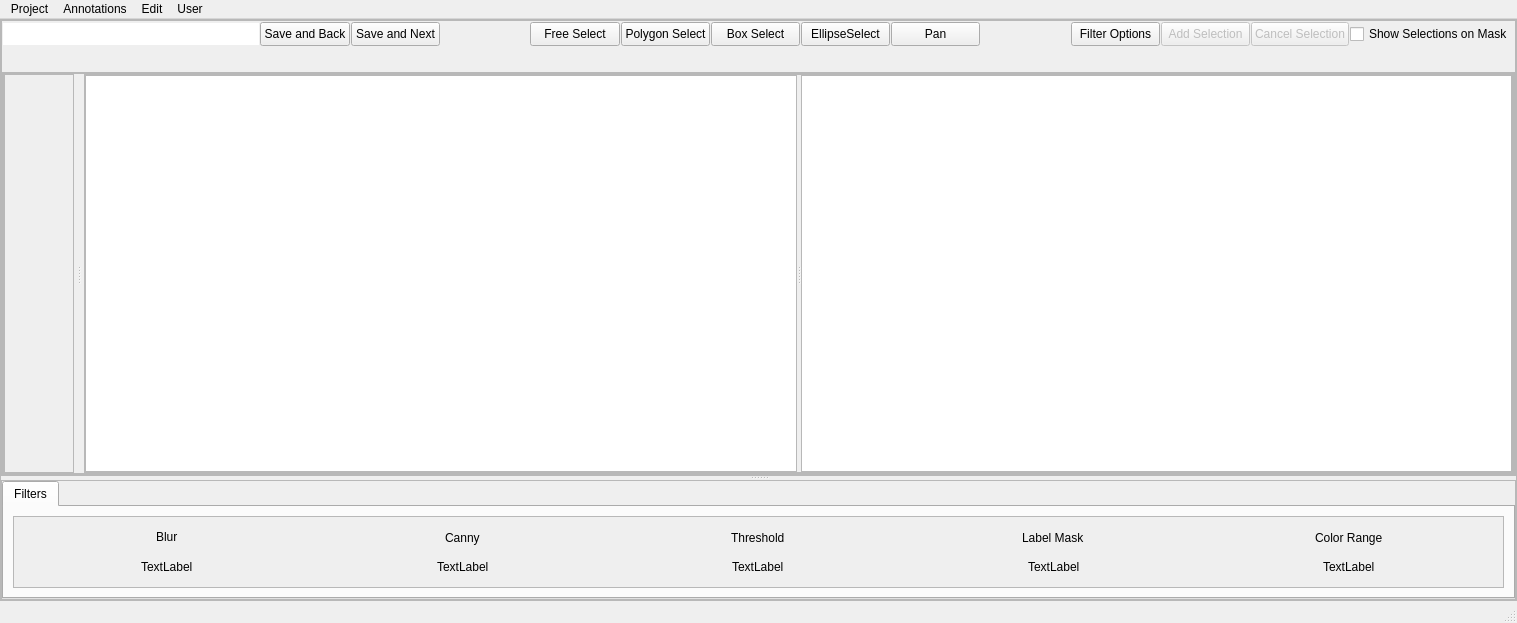
<?xml version="1.0" encoding="UTF-8"?>
<ui version="4.0">
 <class>InstaDam</class>
 <widget class="QMainWindow" name="InstaDam">
  <property name="geometry">
   <rect>
    <x>0</x>
    <y>0</y>
    <width>1517</width>
    <height>623</height>
   </rect>
  </property>
  <property name="sizePolicy">
   <sizepolicy hsizetype="Expanding" vsizetype="Expanding">
    <horstretch>0</horstretch>
    <verstretch>0</verstretch>
   </sizepolicy>
  </property>
  <property name="mouseTracking">
   <bool>true</bool>
  </property>
  <property name="tabletTracking">
   <bool>true</bool>
  </property>
  <property name="acceptDrops">
   <bool>true</bool>
  </property>
  <property name="windowTitle">
   <string>MainWindow</string>
  </property>
  <property name="autoFillBackground">
   <bool>true</bool>
  </property>
  <property name="styleSheet">
   <string notr="true"/>
  </property>
  <property name="documentMode">
   <bool>true</bool>
  </property>
  <property name="dockNestingEnabled">
   <bool>true</bool>
  </property>
  <property name="unifiedTitleAndToolBarOnMac">
   <bool>true</bool>
  </property>
  <widget class="QWidget" name="centralwidget">
   <property name="sizePolicy">
    <sizepolicy hsizetype="Expanding" vsizetype="Expanding">
     <horstretch>0</horstretch>
     <verstretch>0</verstretch>
    </sizepolicy>
   </property>
   <layout class="QVBoxLayout" name="verticalLayout">
    <property name="spacing">
     <number>0</number>
    </property>
    <property name="leftMargin">
     <number>0</number>
    </property>
    <property name="topMargin">
     <number>0</number>
    </property>
    <property name="rightMargin">
     <number>0</number>
    </property>
    <property name="bottomMargin">
     <number>0</number>
    </property>
    <item>
     <widget class="QFrame" name="frame">
      <property name="sizePolicy">
       <sizepolicy hsizetype="Expanding" vsizetype="Expanding">
        <horstretch>0</horstretch>
        <verstretch>0</verstretch>
       </sizepolicy>
      </property>
      <property name="frameShape">
       <enum>QFrame::StyledPanel</enum>
      </property>
      <property name="frameShadow">
       <enum>QFrame::Raised</enum>
      </property>
      <layout class="QHBoxLayout" name="horizontalLayout_5">
       <property name="spacing">
        <number>0</number>
       </property>
       <property name="leftMargin">
        <number>0</number>
       </property>
       <property name="topMargin">
        <number>0</number>
       </property>
       <property name="rightMargin">
        <number>0</number>
       </property>
       <property name="bottomMargin">
        <number>0</number>
       </property>
       <item>
        <widget class="QSplitter" name="splitter_4">
         <property name="orientation">
          <enum>Qt::Vertical</enum>
         </property>
         <widget class="QFrame" name="frame_7">
          <property name="sizePolicy">
           <sizepolicy hsizetype="Preferred" vsizetype="Preferred">
            <horstretch>0</horstretch>
            <verstretch>1</verstretch>
           </sizepolicy>
          </property>
          <property name="frameShape">
           <enum>QFrame::StyledPanel</enum>
          </property>
          <property name="frameShadow">
           <enum>QFrame::Raised</enum>
          </property>
          <layout class="QVBoxLayout" name="verticalLayout_2">
           <property name="spacing">
            <number>0</number>
           </property>
           <property name="leftMargin">
            <number>0</number>
           </property>
           <property name="topMargin">
            <number>0</number>
           </property>
           <property name="rightMargin">
            <number>0</number>
           </property>
           <property name="bottomMargin">
            <number>0</number>
           </property>
           <item>
            <widget class="QFrame" name="frame_4">
             <property name="sizePolicy">
              <sizepolicy hsizetype="Expanding" vsizetype="Expanding">
               <horstretch>0</horstretch>
               <verstretch>0</verstretch>
              </sizepolicy>
             </property>
             <property name="maximumSize">
              <size>
               <width>16777215</width>
               <height>100</height>
              </size>
             </property>
             <property name="frameShape">
              <enum>QFrame::NoFrame</enum>
             </property>
             <property name="frameShadow">
              <enum>QFrame::Plain</enum>
             </property>
             <property name="lineWidth">
              <number>0</number>
             </property>
             <layout class="QVBoxLayout" name="verticalLayout_8" stretch="0,0">
              <property name="spacing">
               <number>1</number>
              </property>
              <property name="leftMargin">
               <number>1</number>
              </property>
              <property name="topMargin">
               <number>1</number>
              </property>
              <property name="rightMargin">
               <number>1</number>
              </property>
              <property name="bottomMargin">
               <number>1</number>
              </property>
              <item>
               <layout class="QGridLayout" name="gridLayout_3">
                <item row="4" column="11">
                 <widget class="QPushButton" name="ellipseSelectButton">
                  <property name="sizePolicy">
                   <sizepolicy hsizetype="Expanding" vsizetype="Expanding">
                    <horstretch>0</horstretch>
                    <verstretch>0</verstretch>
                   </sizepolicy>
                  </property>
                  <property name="minimumSize">
                   <size>
                    <width>36</width>
                    <height>24</height>
                   </size>
                  </property>
                  <property name="text">
                   <string>EllipseSelect</string>
                  </property>
                  <property name="checkable">
                   <bool>true</bool>
                  </property>
                 </widget>
                </item>
                <item row="4" column="4">
                 <widget class="QPushButton" name="freeSelectButton">
                  <property name="sizePolicy">
                   <sizepolicy hsizetype="Expanding" vsizetype="Expanding">
                    <horstretch>0</horstretch>
                    <verstretch>0</verstretch>
                   </sizepolicy>
                  </property>
                  <property name="minimumSize">
                   <size>
                    <width>36</width>
                    <height>24</height>
                   </size>
                  </property>
                  <property name="text">
                   <string>Free Select</string>
                  </property>
                  <property name="checkable">
                   <bool>true</bool>
                  </property>
                 </widget>
                </item>
                <item row="4" column="0">
                 <widget class="QTextBrowser" name="filelabel">
                  <property name="maximumSize">
                   <size>
                    <width>16777215</width>
                    <height>22</height>
                   </size>
                  </property>
                  <property name="frameShape">
                   <enum>QFrame::NoFrame</enum>
                  </property>
                  <property name="frameShadow">
                   <enum>QFrame::Plain</enum>
                  </property>
                 </widget>
                </item>
                <item row="4" column="13">
                 <widget class="QPushButton" name="panButton">
                  <property name="sizePolicy">
                   <sizepolicy hsizetype="Expanding" vsizetype="Expanding">
                    <horstretch>0</horstretch>
                    <verstretch>0</verstretch>
                   </sizepolicy>
                  </property>
                  <property name="minimumSize">
                   <size>
                    <width>36</width>
                    <height>0</height>
                   </size>
                  </property>
                  <property name="text">
                   <string>Pan</string>
                  </property>
                  <property name="checkable">
                   <bool>true</bool>
                  </property>
                  <property name="checked">
                   <bool>false</bool>
                  </property>
                 </widget>
                </item>
                <item row="4" column="3">
                 <spacer name="horizontalSpacer">
                  <property name="orientation">
                   <enum>Qt::Horizontal</enum>
                  </property>
                  <property name="sizeHint" stdset="0">
                   <size>
                    <width>40</width>
                    <height>20</height>
                   </size>
                  </property>
                 </spacer>
                </item>
                <item row="4" column="20">
                 <widget class="QPushButton" name="cancelSelectionButton">
                  <property name="enabled">
                   <bool>false</bool>
                  </property>
                  <property name="sizePolicy">
                   <sizepolicy hsizetype="Expanding" vsizetype="Expanding">
                    <horstretch>0</horstretch>
                    <verstretch>0</verstretch>
                   </sizepolicy>
                  </property>
                  <property name="minimumSize">
                   <size>
                    <width>35</width>
                    <height>0</height>
                   </size>
                  </property>
                  <property name="text">
                   <string>Cancel Selection</string>
                  </property>
                  <property name="checkable">
                   <bool>true</bool>
                  </property>
                  <property name="checked">
                   <bool>false</bool>
                  </property>
                 </widget>
                </item>
                <item row="4" column="14">
                 <spacer name="horizontalSpacer_2">
                  <property name="orientation">
                   <enum>Qt::Horizontal</enum>
                  </property>
                  <property name="sizeHint" stdset="0">
                   <size>
                    <width>40</width>
                    <height>20</height>
                   </size>
                  </property>
                 </spacer>
                </item>
                <item row="4" column="2">
                 <widget class="QPushButton" name="saveAndNext">
                  <property name="sizePolicy">
                   <sizepolicy hsizetype="Expanding" vsizetype="Expanding">
                    <horstretch>0</horstretch>
                    <verstretch>0</verstretch>
                   </sizepolicy>
                  </property>
                  <property name="minimumSize">
                   <size>
                    <width>36</width>
                    <height>0</height>
                   </size>
                  </property>
                  <property name="text">
                   <string>Save and Next</string>
                  </property>
                 </widget>
                </item>
                <item row="4" column="15">
                 <widget class="QPushButton" name="filterOptions">
                  <property name="sizePolicy">
                   <sizepolicy hsizetype="Expanding" vsizetype="Expanding">
                    <horstretch>0</horstretch>
                    <verstretch>0</verstretch>
                   </sizepolicy>
                  </property>
                  <property name="minimumSize">
                   <size>
                    <width>36</width>
                    <height>0</height>
                   </size>
                  </property>
                  <property name="accessibleName">
                   <string notr="true"/>
                  </property>
                  <property name="autoFillBackground">
                   <bool>false</bool>
                  </property>
                  <property name="text">
                   <string notr="true">Filter Options</string>
                  </property>
                  <property name="iconSize">
                   <size>
                    <width>200</width>
                    <height>200</height>
                   </size>
                  </property>
                 </widget>
                </item>
                <item row="4" column="16">
                 <widget class="QPushButton" name="addSelectionButton">
                  <property name="enabled">
                   <bool>false</bool>
                  </property>
                  <property name="sizePolicy">
                   <sizepolicy hsizetype="Expanding" vsizetype="Expanding">
                    <horstretch>0</horstretch>
                    <verstretch>0</verstretch>
                   </sizepolicy>
                  </property>
                  <property name="maximumSize">
                   <size>
                    <width>16777215</width>
                    <height>16777215</height>
                   </size>
                  </property>
                  <property name="text">
                   <string>Add Selection</string>
                  </property>
                  <property name="flat">
                   <bool>false</bool>
                  </property>
                 </widget>
                </item>
                <item row="4" column="6">
                 <widget class="QPushButton" name="rectangleSelectButton">
                  <property name="sizePolicy">
                   <sizepolicy hsizetype="Expanding" vsizetype="Expanding">
                    <horstretch>0</horstretch>
                    <verstretch>0</verstretch>
                   </sizepolicy>
                  </property>
                  <property name="minimumSize">
                   <size>
                    <width>36</width>
                    <height>24</height>
                   </size>
                  </property>
                  <property name="text">
                   <string>Box Select</string>
                  </property>
                  <property name="checkable">
                   <bool>true</bool>
                  </property>
                 </widget>
                </item>
                <item row="4" column="21">
                 <widget class="QCheckBox" name="showMaskSelections">
                  <property name="text">
                   <string>Show Selections on Mask</string>
                  </property>
                 </widget>
                </item>
                <item row="4" column="1">
                 <widget class="QPushButton" name="saveAndBack">
                  <property name="sizePolicy">
                   <sizepolicy hsizetype="Expanding" vsizetype="Expanding">
                    <horstretch>0</horstretch>
                    <verstretch>0</verstretch>
                   </sizepolicy>
                  </property>
                  <property name="minimumSize">
                   <size>
                    <width>36</width>
                    <height>0</height>
                   </size>
                  </property>
                  <property name="text">
                   <string>Save and Back</string>
                  </property>
                 </widget>
                </item>
                <item row="4" column="5">
                 <widget class="QPushButton" name="polygonSelectButton">
                  <property name="sizePolicy">
                   <sizepolicy hsizetype="Expanding" vsizetype="Expanding">
                    <horstretch>0</horstretch>
                    <verstretch>0</verstretch>
                   </sizepolicy>
                  </property>
                  <property name="minimumSize">
                   <size>
                    <width>36</width>
                    <height>24</height>
                   </size>
                  </property>
                  <property name="text">
                   <string>Polygon Select</string>
                  </property>
                  <property name="checkable">
                   <bool>true</bool>
                  </property>
                 </widget>
                </item>
               </layout>
              </item>
              <item>
               <widget class="QFrame" name="selectControlFrame">
                <property name="sizePolicy">
                 <sizepolicy hsizetype="Expanding" vsizetype="Expanding">
                  <horstretch>0</horstretch>
                  <verstretch>0</verstretch>
                 </sizepolicy>
                </property>
                <property name="minimumSize">
                 <size>
                  <width>859</width>
                  <height>24</height>
                 </size>
                </property>
                <property name="maximumSize">
                 <size>
                  <width>16777215</width>
                  <height>50</height>
                 </size>
                </property>
                <property name="sizeIncrement">
                 <size>
                  <width>0</width>
                  <height>0</height>
                 </size>
                </property>
                <property name="frameShape">
                 <enum>QFrame::NoFrame</enum>
                </property>
                <property name="frameShadow">
                 <enum>QFrame::Plain</enum>
                </property>
               </widget>
              </item>
             </layout>
            </widget>
           </item>
           <item>
            <widget class="QFrame" name="frame_6">
             <property name="sizePolicy">
              <sizepolicy hsizetype="Preferred" vsizetype="Preferred">
               <horstretch>0</horstretch>
               <verstretch>1</verstretch>
              </sizepolicy>
             </property>
             <property name="frameShape">
              <enum>QFrame::StyledPanel</enum>
             </property>
             <property name="frameShadow">
              <enum>QFrame::Raised</enum>
             </property>
             <layout class="QHBoxLayout" name="horizontalLayout">
              <property name="spacing">
               <number>0</number>
              </property>
              <property name="leftMargin">
               <number>0</number>
              </property>
              <property name="topMargin">
               <number>0</number>
              </property>
              <property name="rightMargin">
               <number>0</number>
              </property>
              <property name="bottomMargin">
               <number>0</number>
              </property>
              <item>
               <widget class="QSplitter" name="splitter">
                <property name="sizePolicy">
                 <sizepolicy hsizetype="Expanding" vsizetype="MinimumExpanding">
                  <horstretch>0</horstretch>
                  <verstretch>0</verstretch>
                 </sizepolicy>
                </property>
                <property name="minimumSize">
                 <size>
                  <width>0</width>
                  <height>0</height>
                 </size>
                </property>
                <property name="orientation">
                 <enum>Qt::Vertical</enum>
                </property>
                <property name="handleWidth">
                 <number>10</number>
                </property>
                <widget class="QFrame" name="frame_2">
                 <property name="sizePolicy">
                  <sizepolicy hsizetype="Expanding" vsizetype="Expanding">
                   <horstretch>0</horstretch>
                   <verstretch>0</verstretch>
                  </sizepolicy>
                 </property>
                 <property name="frameShape">
                  <enum>QFrame::StyledPanel</enum>
                 </property>
                 <property name="frameShadow">
                  <enum>QFrame::Raised</enum>
                 </property>
                 <layout class="QVBoxLayout" name="verticalLayout_4" stretch="0">
                  <property name="spacing">
                   <number>0</number>
                  </property>
                  <property name="leftMargin">
                   <number>0</number>
                  </property>
                  <property name="topMargin">
                   <number>0</number>
                  </property>
                  <property name="rightMargin">
                   <number>0</number>
                  </property>
                  <property name="bottomMargin">
                   <number>0</number>
                  </property>
                  <item>
                   <widget class="QSplitter" name="splitter_2">
                    <property name="sizePolicy">
                     <sizepolicy hsizetype="Expanding" vsizetype="Expanding">
                      <horstretch>0</horstretch>
                      <verstretch>0</verstretch>
                     </sizepolicy>
                    </property>
                    <property name="orientation">
                     <enum>Qt::Horizontal</enum>
                    </property>
                    <property name="handleWidth">
                     <number>10</number>
                    </property>
                    <widget class="QScrollArea" name="scrollArea_2">
                     <property name="maximumSize">
                      <size>
                       <width>150</width>
                       <height>16777215</height>
                      </size>
                     </property>
                     <property name="horizontalScrollBarPolicy">
                      <enum>Qt::ScrollBarAlwaysOff</enum>
                     </property>
                     <property name="widgetResizable">
                      <bool>true</bool>
                     </property>
                     <widget class="QWidget" name="scrollAreaWidget">
                      <property name="geometry">
                       <rect>
                        <x>0</x>
                        <y>0</y>
                        <width>69</width>
                        <height>270</height>
                       </rect>
                      </property>
                      <property name="sizePolicy">
                       <sizepolicy hsizetype="Expanding" vsizetype="Expanding">
                        <horstretch>0</horstretch>
                        <verstretch>0</verstretch>
                       </sizepolicy>
                      </property>
                      <layout class="QVBoxLayout" name="verticalLayout_3">
                       <property name="leftMargin">
                        <number>0</number>
                       </property>
                       <property name="topMargin">
                        <number>0</number>
                       </property>
                       <property name="rightMargin">
                        <number>0</number>
                       </property>
                       <property name="bottomMargin">
                        <number>0</number>
                       </property>
                       <item>
                        <layout class="QVBoxLayout" name="labelClassLayout"/>
                       </item>
                      </layout>
                     </widget>
                    </widget>
                    <widget class="QFrame" name="frame_3">
                     <property name="sizePolicy">
                      <sizepolicy hsizetype="Expanding" vsizetype="Expanding">
                       <horstretch>0</horstretch>
                       <verstretch>0</verstretch>
                      </sizepolicy>
                     </property>
                     <property name="frameShape">
                      <enum>QFrame::StyledPanel</enum>
                     </property>
                     <property name="frameShadow">
                      <enum>QFrame::Raised</enum>
                     </property>
                     <layout class="QHBoxLayout" name="horizontalLayout_2">
                      <property name="spacing">
                       <number>0</number>
                      </property>
                      <property name="leftMargin">
                       <number>0</number>
                      </property>
                      <property name="topMargin">
                       <number>0</number>
                      </property>
                      <property name="rightMargin">
                       <number>0</number>
                      </property>
                      <property name="bottomMargin">
                       <number>0</number>
                      </property>
                      <item>
                       <widget class="QSplitter" name="splitter_3">
                        <property name="sizePolicy">
                         <sizepolicy hsizetype="Expanding" vsizetype="Expanding">
                          <horstretch>0</horstretch>
                          <verstretch>0</verstretch>
                         </sizepolicy>
                        </property>
                        <property name="minimumSize">
                         <size>
                          <width>729</width>
                          <height>0</height>
                         </size>
                        </property>
                        <property name="orientation">
                         <enum>Qt::Horizontal</enum>
                        </property>
                        <widget class="PhotoViewer" name="IdmPhotoViewer">
                         <property name="minimumSize">
                          <size>
                           <width>20</width>
                           <height>10</height>
                          </size>
                         </property>
                        </widget>
                        <widget class="MaskViewer" name="IdmMaskViewer">
                         <property name="minimumSize">
                          <size>
                           <width>20</width>
                           <height>10</height>
                          </size>
                         </property>
                        </widget>
                       </widget>
                      </item>
                     </layout>
                    </widget>
                   </widget>
                  </item>
                 </layout>
                </widget>
               </widget>
              </item>
             </layout>
            </widget>
           </item>
          </layout>
         </widget>
         <widget class="QFrame" name="frame_8">
          <property name="frameShape">
           <enum>QFrame::StyledPanel</enum>
          </property>
          <property name="frameShadow">
           <enum>QFrame::Raised</enum>
          </property>
          <layout class="QVBoxLayout" name="verticalLayout_5">
           <property name="leftMargin">
            <number>0</number>
           </property>
           <property name="topMargin">
            <number>0</number>
           </property>
           <property name="rightMargin">
            <number>0</number>
           </property>
           <property name="bottomMargin">
            <number>0</number>
           </property>
           <item>
            <widget class="QTabWidget" name="tabWidget">
             <property name="maximumSize">
              <size>
               <width>16777215</width>
               <height>300</height>
              </size>
             </property>
             <property name="currentIndex">
              <number>0</number>
             </property>
             <widget class="QWidget" name="tab">
              <attribute name="title">
               <string>Filters</string>
              </attribute>
              <layout class="QHBoxLayout" name="horizontalLayout_3">
               <item>
                <widget class="QScrollArea" name="scrollArea">
                 <property name="verticalScrollBarPolicy">
                  <enum>Qt::ScrollBarAlwaysOff</enum>
                 </property>
                 <property name="widgetResizable">
                  <bool>true</bool>
                 </property>
                 <widget class="QWidget" name="scrollAreaWidgetContents">
                  <property name="geometry">
                   <rect>
                    <x>0</x>
                    <y>0</y>
                    <width>1487</width>
                    <height>196</height>
                   </rect>
                  </property>
                  <layout class="QVBoxLayout" name="verticalLayout_7">
                   <item>
                    <layout class="QVBoxLayout" name="verticalLayout_6">
                     <item>
                      <layout class="QHBoxLayout" name="horizontalLayout_8">
                       <item alignment="Qt::AlignHCenter|Qt::AlignVCenter">
                        <widget class="QLabel" name="label_6">
                         <property name="text">
                          <string>Blur</string>
                         </property>
                        </widget>
                       </item>
                       <item alignment="Qt::AlignHCenter">
                        <widget class="QLabel" name="label_5">
                         <property name="autoFillBackground">
                          <bool>true</bool>
                         </property>
                         <property name="text">
                          <string>Canny</string>
                         </property>
                        </widget>
                       </item>
                       <item alignment="Qt::AlignHCenter">
                        <widget class="QLabel" name="label_4">
                         <property name="text">
                          <string>Threshold</string>
                         </property>
                        </widget>
                       </item>
                       <item alignment="Qt::AlignHCenter">
                        <widget class="QLabel" name="label_2">
                         <property name="text">
                          <string>Label Mask</string>
                         </property>
                        </widget>
                       </item>
                       <item alignment="Qt::AlignHCenter">
                        <widget class="QLabel" name="label_3">
                         <property name="text">
                          <string>Color Range</string>
                         </property>
                        </widget>
                       </item>
                      </layout>
                     </item>
                     <item>
                      <layout class="QHBoxLayout" name="horizontalLayout_7">
                       <item alignment="Qt::AlignHCenter">
                        <widget class="PicPushButton" name="blur_label">
                         <property name="text">
                          <string>TextLabel</string>
                         </property>
                        </widget>
                       </item>
                       <item alignment="Qt::AlignHCenter">
                        <widget class="PicPushButton" name="canny_label">
                         <property name="text">
                          <string>TextLabel</string>
                         </property>
                        </widget>
                       </item>
                       <item alignment="Qt::AlignHCenter">
                        <widget class="PicPushButton" name="threshold_label">
                         <property name="text">
                          <string>TextLabel</string>
                         </property>
                        </widget>
                       </item>
                       <item alignment="Qt::AlignHCenter">
                        <widget class="PicPushButton" name="labelmask_label">
                         <property name="text">
                          <string>TextLabel</string>
                         </property>
                        </widget>
                       </item>
                       <item alignment="Qt::AlignHCenter">
                        <widget class="PicPushButton" name="colorrange_label">
                         <property name="text">
                          <string>TextLabel</string>
                         </property>
                        </widget>
                       </item>
                      </layout>
                     </item>
                    </layout>
                   </item>
                  </layout>
                 </widget>
                </widget>
               </item>
              </layout>
             </widget>
            </widget>
           </item>
          </layout>
         </widget>
        </widget>
       </item>
      </layout>
     </widget>
    </item>
   </layout>
  </widget>
  <widget class="QStatusBar" name="statusbar"/>
  <widget class="QMenuBar" name="menubar">
   <property name="enabled">
    <bool>true</bool>
   </property>
   <property name="geometry">
    <rect>
     <x>0</x>
     <y>0</y>
     <width>1517</width>
     <height>21</height>
    </rect>
   </property>
   <property name="defaultUp">
    <bool>false</bool>
   </property>
   <property name="nativeMenuBar">
    <bool>true</bool>
   </property>
   <widget class="QMenu" name="menu_File">
    <property name="title">
     <string>Annotations</string>
    </property>
    <addaction name="actionOpen_File"/>
    <addaction name="separator"/>
    <addaction name="actionSave_Annotation"/>
    <addaction name="actionImport"/>
    <addaction name="actionExport"/>
    <addaction name="actionExport_zip"/>
    <addaction name="separator"/>
   </widget>
   <widget class="QMenu" name="menuEdit">
    <property name="title">
     <string>Edit</string>
    </property>
    <addaction name="actionDelete"/>
    <addaction name="actionEdit_Label"/>
    <addaction name="separator"/>
    <addaction name="actionClear_All_can_t_undo"/>
   </widget>
   <widget class="QMenu" name="menuProject">
    <property name="title">
     <string>Project</string>
    </property>
    <addaction name="actionNew"/>
    <addaction name="actionOpen"/>
    <addaction name="actionSave"/>
    <addaction name="actionDelete_2"/>
   </widget>
   <widget class="QMenu" name="menuUser">
    <property name="title">
     <string>User</string>
    </property>
    <addaction name="actionSearch"/>
    <addaction name="actionUpdate_Privilege"/>
   </widget>
   <addaction name="menuProject"/>
   <addaction name="menu_File"/>
   <addaction name="menuEdit"/>
   <addaction name="menuUser"/>
  </widget>
  <action name="action_Open">
   <property name="text">
    <string>Open Project</string>
   </property>
  </action>
  <action name="actionSave_File">
   <property name="text">
    <string>Export</string>
   </property>
  </action>
  <action name="actionExit">
   <property name="text">
    <string>Exit</string>
   </property>
  </action>
  <action name="actionNew">
   <property name="text">
    <string>New</string>
   </property>
  </action>
  <action name="actionOpen">
   <property name="text">
    <string>Open</string>
   </property>
  </action>
  <action name="actionSave">
   <property name="text">
    <string>Save</string>
   </property>
  </action>
  <action name="actionUndo">
   <property name="text">
    <string>Undo</string>
   </property>
   <property name="shortcut">
    <string>Ctrl+Z</string>
   </property>
  </action>
  <action name="actionOpen_File">
   <property name="text">
    <string>Open Image</string>
   </property>
  </action>
  <action name="actionRedo">
   <property name="text">
    <string>Redo</string>
   </property>
   <property name="shortcut">
    <string>Ctrl+S</string>
   </property>
  </action>
  <action name="actionDelete">
   <property name="text">
    <string>Delete</string>
   </property>
   <property name="shortcut">
    <string>Del</string>
   </property>
  </action>
  <action name="actionExport">
   <property name="text">
    <string>Export</string>
   </property>
  </action>
  <action name="actionExport_zip">
   <property name="text">
    <string>Export zip</string>
   </property>
  </action>
  <action name="actionSave_Annotation">
   <property name="text">
    <string>Save</string>
   </property>
  </action>
  <action name="openAnnotations">
   <property name="text">
    <string>Open</string>
   </property>
  </action>
  <action name="actionSearch">
   <property name="text">
    <string>Search</string>
   </property>
  </action>
  <action name="actionUpdate_Privilege">
   <property name="text">
    <string>Update Privilege</string>
   </property>
  </action>
  <action name="actionDelete_2">
   <property name="text">
    <string>Delete</string>
   </property>
  </action>
  <action name="actionEdit_Label">
   <property name="text">
    <string>Edit Label Class</string>
   </property>
  </action>
  <action name="actionImport">
   <property name="text">
    <string>Import</string>
   </property>
  </action>
  <action name="actionClear_All_can_t_undo">
   <property name="text">
    <string>Clear All (can't undo)</string>
   </property>
  </action>
 </widget>
 <customwidgets>
  <customwidget>
   <class>PhotoViewer</class>
   <extends>QGraphicsView</extends>
   <header location="global">photoviewer.h</header>
  </customwidget>
  <customwidget>
   <class>MaskViewer</class>
   <extends>QGraphicsView</extends>
   <header location="global">maskviewer.h</header>
  </customwidget>
  <customwidget>
   <class>PicPushButton</class>
   <extends>QLabel</extends>
   <header>picpushbutton.h</header>
  </customwidget>
 </customwidgets>
 <resources/>
 <connections/>
</ui>
